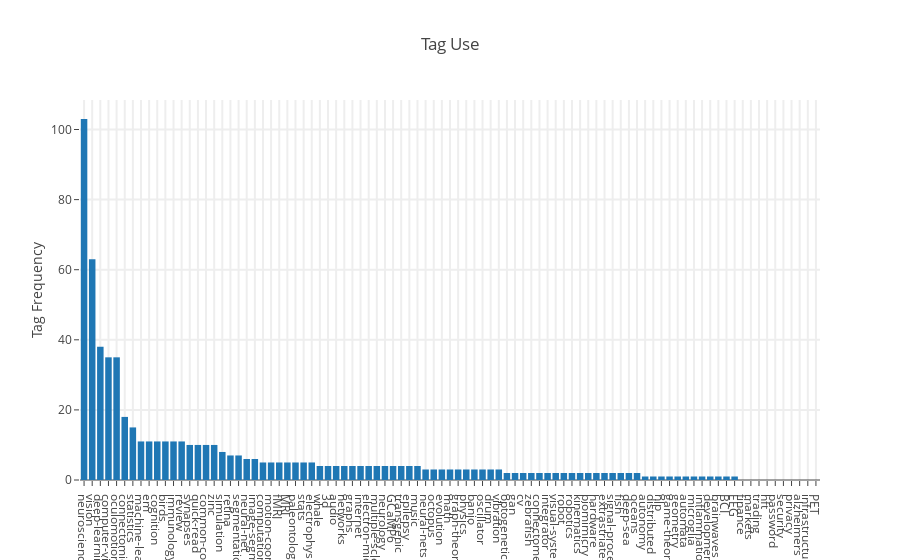

Notebook code for this chart:
### Markdown cell above
Small x and large y means that a tag is disproportionately popular; large x and small y means I like a topic but no one else does.

### Code cell
sorted_tags = sorted(tags.items(), key=lambda x: x[1], reverse=True)

plotly.offline.iplot(plotly.graph_objs.Figure(
    data=[
        Bar(
            x=[i[0] for i in sorted_tags],
            y=[i[1] for i in sorted_tags],
        )
    ], layout=Layout(
    title= 'Tag Use',
    hovermode= 'closest',
    xaxis= dict(
#         title= 'Tag',
        ticklen= 5,
        zeroline= False,
        gridwidth= 2,
        dtick=1
    ),
    yaxis=dict(
        title= 'Tag Frequency',
        ticklen= 5,
        gridwidth= 2,
    ),
    showlegend= False
)))

### Figure 1 — Plotly figure (JSON) as saved in the notebook; plotly's stock layout.template omitted (floating-point values rounded to 4 significant figures)
{"data": [{"type": "bar", "x": ["neuroscience", "vision", "deep-learning", "computer-vision", "oculomotion", "connectomics", "statistics", "machine-learning", "em", "cognition", "birds", "immunology", "review", "synapses", "quick-read", "common-cold", "zinc", "simulation", "retina", "segmentation", "neural-net", "image-segmentation", "computation", "motion-coordination", "fMRI", "MRI", "paleontology", "stats", "electrophysiology", "whale", "3d", "audio", "networks", "graphs", "internet", "electron-microscopy", "multiple-sclerosis", "neurology", "GCaMP6", "transgenic", "epilepsy", "music", "neural-nets", "octopus", "evolution", "math", "graph-theory", "physics", "banjo", "oscillator", "drum", "vibration", "optogenetics", "gan", "cv", "zebrafish", "connectome", "integrator", "visual-system", "robot", "robotics", "kinematics", "biomimicry", "hardware", "extrastriate-cortex", "signal-processing", "fish", "deep-sea", "oceans", "autonomy", "distributed", "nlp", "game-theory", "geometry", "automata", "microglia", "inflammation", "development", "brainwaves", "BCI", "EEG", "finance", "markets", "trading", "hft", "password", "security", "privacy", "alzheimers", "infrastructure", "PET"], "y": [103, 63, 38, 35, 35, 18, 15, 11, 11, 11, 11, 11, 11, 10, 10, 10, 10, 8, 7, 7, 6, 6, 5, 5, 5, 5, 5, 5, 5, 4, 4, 4, 4, 4, 4, 4, 4, 4, 4, 4, 4, 4, 3, 3, 3, 3, 3, 3, 3, 3, 3, 3, 2, 2, 2, 2, 2, 2, 2, 2, 2, 2, 2, 2, 2, 2, 2, 2, 2, 1, 1, 1, 1, 1, 1, 1, 1, 1, 1, 1, 1, 0, 0, 0, 0, 0, 0, 0, 0, 0, 0]}], "layout": {"hovermode": "closest", "showlegend": false, "title": "Tag Use", "xaxis": {"dtick": 1, "gridwidth": 2, "ticklen": 5, "zeroline": false}, "yaxis": {"gridwidth": 2, "ticklen": 5, "title": "Tag Frequency"}}}
